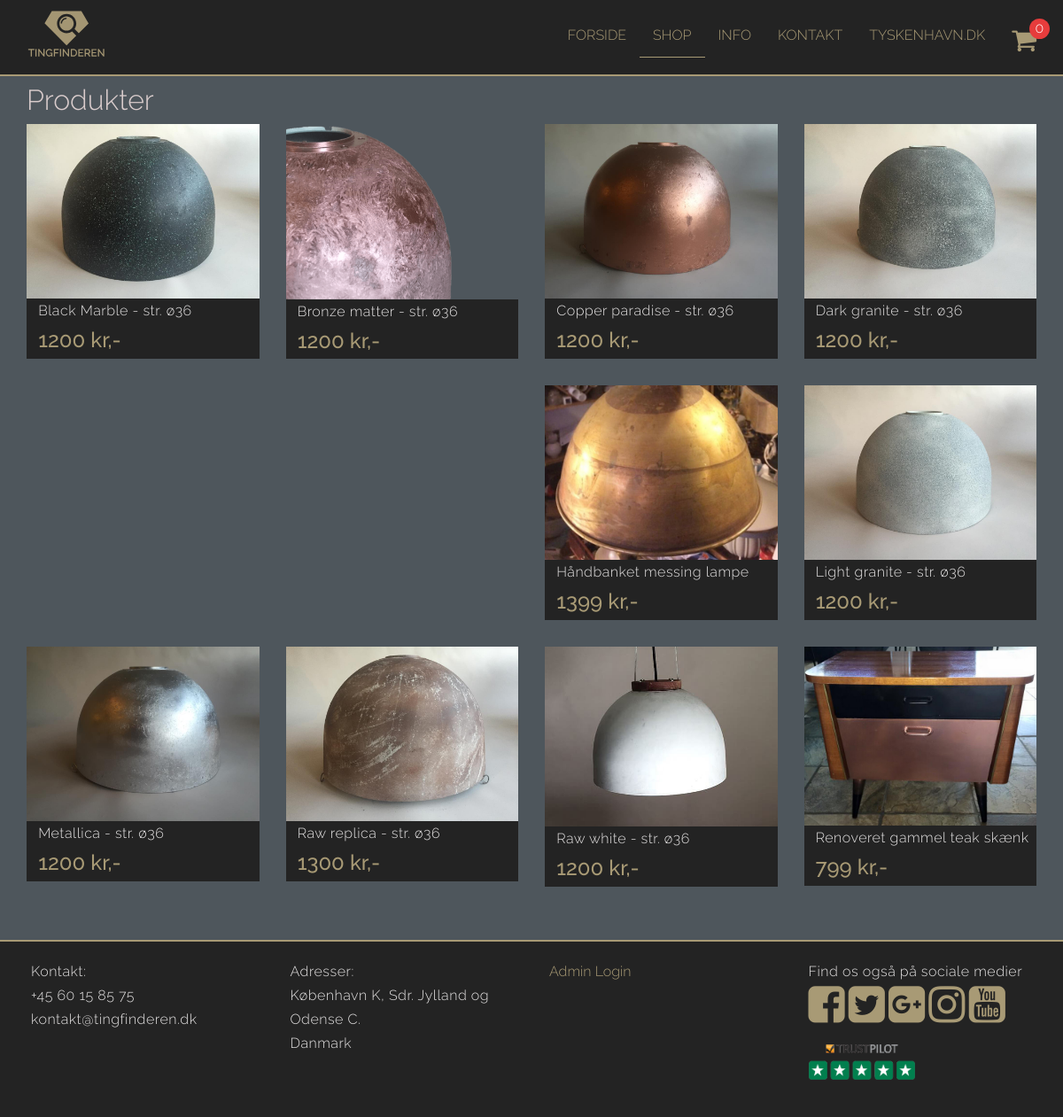
The page /shop.php on the database its author committed.
### tables this page shows
CREATE TABLE IF NOT EXISTS `products` (
  `idproducts` INT NOT NULL AUTO_INCREMENT,
  `productname` VARCHAR(60) NULL,
  `productdescription` TEXT(2000) NULL,
  `stock` INT NULL,
  `price` INT NULL,
  `date` TIMESTAMP NULL DEFAULT CURRENT_TIMESTAMP ON UPDATE CURRENT_TIMESTAMP,
  `mainimage` VARCHAR(100) NULL,
  `productcategory_idproductcategory` INT NOT NULL,
  PRIMARY KEY (`idproducts`),
  INDEX `fk_products_productcategory1_idx` (`productcategory_idproductcategory` ASC),
  CONSTRAINT `fk_products_productcategory1`
    FOREIGN KEY (`productcategory_idproductcategory`)
    REFERENCES `productcategory` (`idproductcategory`)
    ON DELETE NO ACTION
    ON UPDATE NO ACTION);

### shop.php (the view, shortened to what this page needs)
<!DOCTYPE html>
<html lang="da" class="no-js">
<head>
<?php
require_once("php/head.php");
?>
</head>
<body>
<?php
require_once("php/header.php");
?>
<div class="container">
<main>
    <div class="row">
        <div class="col-xs-12 product"><h1>Produkter</h1></div>
    <?php
    require_once("php/config.php");
    $sql = "select * from products";
    $result = $conn->query($sql);
    while($row = $result->fetch_array()){
    ?>
    <div class="col-xs-6 col-sm-3 product productsize nopadding">
        <a href="showproduct.php?productid=<?= $row['idproducts']; ?>">
                <img src="<?= $row['mainimage']; ?>" alt="<?= $row['productname']; ?>" class="separator" />
         </a>
        <div class="productinfoshop">
        <p><?= $row['productname']; ?></p>
        <h2><?= $row['price']; ?> kr,-</h2>
        </div>
    </div>
    <?php
    }
    ?>
    </div>
</main>
</div>
<?php
require_once("php/footer.php");
?>
</body>
</html>

### css/styles.css (style rules this page uses)
html, body, div, span, applet, object, iframe, h1, h2, h3, h4, h5, h6, p, blockquote, pre, a, abbr, acronym, address, big, cite, code, del, dfn, em, img, ins, kbd, q, s, samp, small, strike, strong, sub, sup, tt, var, b, u, i, center, dl, dt, dd, ol, ul, li, fieldset, form, label, legend, table, caption, tbody, tfoot, thead, tr, th, td, article, aside, canvas, details, embed, figure, figcaption, footer, header, hgroup, menu, nav, output, ruby, section, summary, time, mark, audio, video { margin: 0; padding: 0; border: 0; font-size: 100%; font: inherit; vertical-align: baseline; }
body { line-height: 1; }
html { overflow-y: scroll; }
body { font-family: 'Raleway', sans-serif; font-weight: 300; line-height: 1.7; background-color: #4e565c; color: #d9cccc; }
body p { letter-spacing: 0.5px; color: #e3e1e1; }
body h1 { font-size: 2em; }
body h2 { font-size: 1.5em; color: #a89a75; font-weight: 500; }
body main { min-height: 400px; margin-bottom: 30px; border-radius: 5px; }
body main .productsize { max-width: 380px; margin: auto; }
body main .product img { width: 100%; }
body main .productinfoshop { background-color: #232323; margin-bottom: 30px; padding-left: 5%; }
body main .separator { margin: 0; padding: 0; display: block; }

### rows shown on the page
products: mainimage (picture), productname "Black Marble - str. ø36", price "1200"
products: mainimage (picture), productname "Bronze matter - str. ø36", price "1200"
products: mainimage (picture), productname "Copper paradise - str. ø36", price "1200"
products: mainimage (picture), productname "Dark granite - str. ø36", price "1200"
products: mainimage (picture), productname "Håndbanket messing lampe", price "1399"
products: mainimage (picture), productname "Light granite - str. ø36", price "1200"
products: mainimage (picture), productname "Metallica - str. ø36", price "1200"
products: mainimage (picture), productname "Raw replica - str. ø36", price "1300"
products: mainimage (picture), productname "Raw white - str. ø36", price "1200"
products: mainimage (picture), productname "Renoveret gammel teak skænk", price "799"

### other values the page prints
$itemcount "0"
